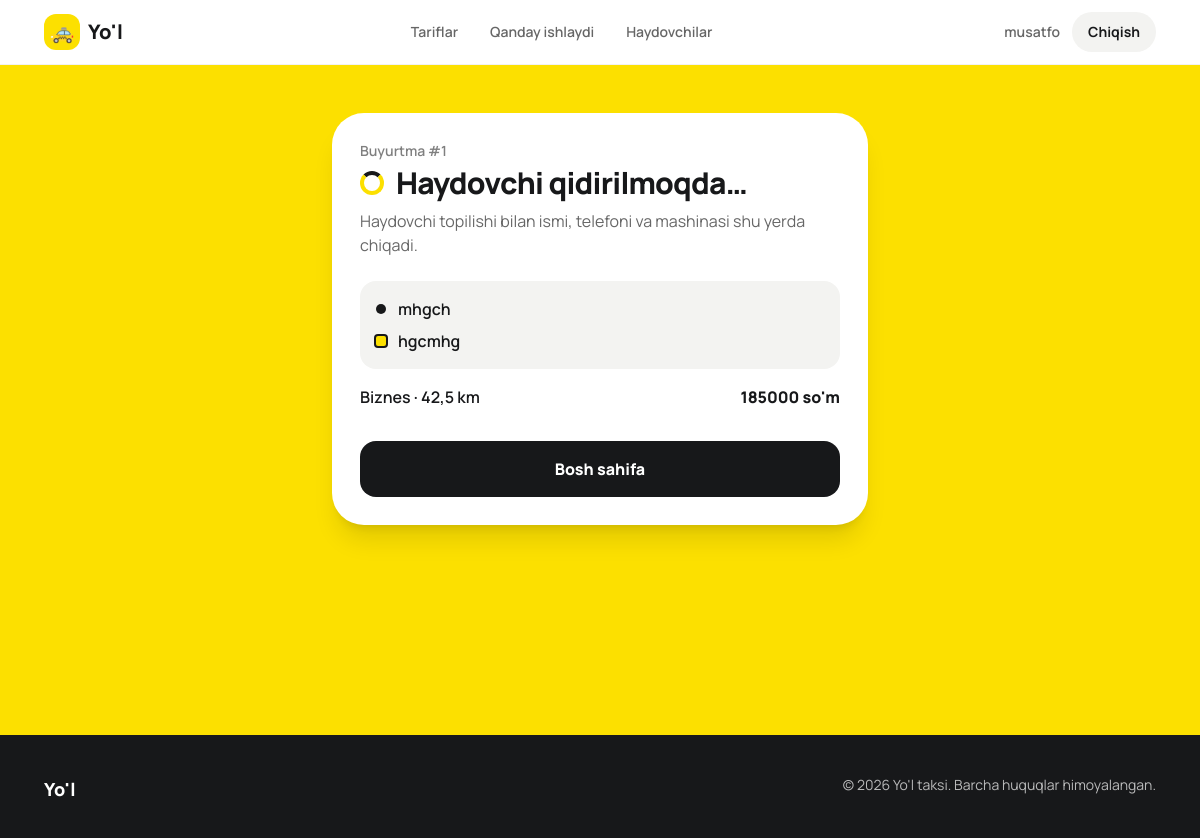
The page /order/1/ (signed in) on the database its author committed.
### taxi/models.py (models this page shows, shortened)
class Order(models.Model):
    class Status(models.TextChoices):
        NEW = "new", "Haydovchi qidirilmoqda"
        ASSIGNED = "assigned", "Haydovchi topildi"
        DONE = "done", "Bajarildi"
        CANCELED = "canceled", "Bekor qilindi"
    passenger = models.ForeignKey(settings.AUTH_USER_MODEL, null=True, blank=True, on_delete=models.SET_NULL,
                                  related_name="orders", verbose_name="Yo'lovchi")
    driver = models.ForeignKey(Profile, null=True, blank=True, on_delete=models.SET_NULL,
                               related_name="trips", verbose_name="Haydovchi", limit_choices_to={"role": "driver"})
    pickup = models.CharField("Qayerdan", max_length=200)
    dropoff = models.CharField("Qayerga", max_length=200)
    phone = models.CharField("Telefon", max_length=20)
    tariff = models.ForeignKey(Tariff, on_delete=models.PROTECT, related_name="orders", verbose_name="Tarif")
    distance_km = models.DecimalField("Masofa (km)", max_digits=5, decimal_places=1, default=5)
    price = models.PositiveIntegerField("Narx (so'm)", default=0)
    status = models.CharField(max_length=10, choices=Status.choices, default=Status.NEW)
    created_at = models.DateTimeField(auto_now_add=True)
    class Meta:
        ordering = ["-created_at"]
        verbose_name = "Buyurtma"
        verbose_name_plural = "Buyurtmalar"

class Tariff(models.Model):
    name = models.CharField("Nomi", max_length=40)
    description = models.CharField("Tavsif", max_length=120)
    seats = models.PositiveSmallIntegerField("O'rinlar", default=4)
    eta_min = models.PositiveSmallIntegerField("Kutish (daq.)", default=3)
    base_price = models.PositiveIntegerField("Boshlang'ich narx (so'm)")
    per_km = models.PositiveIntegerField("1 km narxi (so'm)")
    position = models.PositiveSmallIntegerField(default=0)
    class Meta:
        ordering = ["position"]
        verbose_name = "Tarif"
        verbose_name_plural = "Tariflar"

### taxi/views.py (the view)
# urls.py: path("order/<int:pk>/", views.order_detail, name="order_detail"),
@login_required
def order_detail(request, pk):
    o = get_object_or_404(Order.objects.select_related("driver__user", "tariff"), pk=pk)
    p = getattr(request.user, "profile", None)
    if not (request.user.is_staff or o.passenger_id == request.user.id or (p and o.driver_id == p.id)):
        raise Http404
    step = {"new": 0, "assigned": 1, "done": 2}.get(o.status, -1)
    steps = [("Buyurtma qabul qilindi", "Dispetcher haydovchi qidirmoqda"),
             ("Haydovchi topildi", "Haydovchi yo'lda va tez orada qo'ng'iroq qiladi"),
             ("Safar yakunlandi", "Yo'l bo'lsin!")]
    return render(request, "order_detail.html", {"order": o, "step": step, "steps": steps})

### taxi/context.py (called while the page is built)
def role(request):
    u = request.user
    if not u.is_authenticated:
        return {"role": "guest"}
    p = getattr(u, "profile", None)
    return {"role": p.role if p else "staff"}

### templates/order_detail.html (shortened to what this page needs)
{% extends "base.html" %}
{% block content %}
<main class="bg-sun min-h-[80vh]">
  <div class="max-w-xl mx-auto px-5 py-12">
    <div class="bg-white rounded-4xl p-7 shadow-xl shadow-black/10">
      <p class="text-sm font-semibold text-black/50">Buyurtma #{{ order.pk }}</p>
      {% if order.status == "canceled" %}
        <h1 class="mt-1 text-3xl font-extrabold tracking-tight">Buyurtma bekor qilindi</h1>
      {% else %}
        <div class="mt-1 flex items-center gap-3">
          <span class="w-6 h-6 rounded-full border-4 border-sun border-t-ink animate-spin" aria-hidden="true"></span>
          <h1 class="text-3xl font-extrabold tracking-tight">Haydovchi qidirilmoqda…</h1>
        </div>
        <p class="mt-2 text-black/60">Haydovchi topilishi bilan ismi, telefoni va mashinasi shu yerda chiqadi.</p>
      {% endif %}
      <div class="mt-6 rounded-2xl bg-mist p-4 space-y-2 font-semibold">
        <p class="flex items-center gap-3"><span class="w-2.5 h-2.5 rounded-full bg-ink"></span>{{ order.pickup }}</p>
        <p class="flex items-center gap-3"><span class="w-2.5 h-2.5 rounded-sm bg-sun ring-2 ring-ink"></span>{{ order.dropoff }}</p>
      </div>
      <p class="mt-4 flex justify-between font-semibold">
        <span>{{ order.tariff.name }} · {{ order.distance_km }} km</span>
        <span class="font-extrabold">{{ order.price }} so'm</span>
      </p>
      <a href="/" class="mt-8 block text-center rounded-2xl bg-ink text-white font-extrabold py-4 hover:bg-black">Bosh sahifa</a>
    </div>
  </div>
</main>
{% endblock %}

### templates/base.html (shortened to what this page needs)
<!doctype html>
<html lang="uz">
<head>
  <script src="https://cdn.tailwindcss.com"></script>
</head>
<body class="bg-white text-ink font-sans antialiased">
  <header class="sticky top-0 z-30 bg-white/90 backdrop-blur border-b border-black/5">
    <div class="max-w-6xl mx-auto px-5 h-16 flex items-center justify-between">
      <a href="/" class="flex items-center gap-2 font-extrabold text-xl">
        <span class="grid place-items-center w-9 h-9 rounded-xl bg-sun">🚕</span> Yo'l
      </a>
      <nav class="hidden md:flex gap-8 text-sm font-semibold text-black/60">
        <a href="#tariflar" class="hover:text-ink">Tariflar</a>
        <a href="#qanday" class="hover:text-ink">Qanday ishlaydi</a>
        <a href="#haydovchi" class="hover:text-ink">Haydovchilar</a>
      </nav>
      <div class="flex items-center gap-2">
        {% if user.is_authenticated %}
          <span class="hidden sm:inline text-sm font-semibold text-black/60 px-1">{{ user.first_name|default:user.username }}</span>
          <form method="post" action="{% url 'logout' %}">{% csrf_token %}<button class="rounded-full bg-mist text-sm font-bold px-4 py-2.5 hover:bg-black/10">Chiqish</button></form>
        {% else %}
          <a href="{% url 'login' %}" class="rounded-full text-sm font-bold px-4 py-2.5 hover:bg-mist">Kirish</a>
          <a href="{% url 'register' %}" class="rounded-full bg-ink text-white text-sm font-bold px-5 py-2.5 hover:bg-black">Ro'yxatdan o'tish</a>
        {% endif %}
      </div>
    </div>
  </header>
  {% block content %}{% endblock %}
  <footer class="bg-ink text-white/70 text-sm">
    <div class="max-w-6xl mx-auto px-5 py-10 flex flex-col md:flex-row gap-4 justify-between">
      <p class="font-extrabold text-white text-lg">Yo'l</p>
      <p>© {% now "Y" %} Yo'l taksi. Barcha huquqlar himoyalangan.</p>
    </div>
  </footer>
</body>
</html>

### templates/base.html (style rules this page uses)
html { scroll-behavior:smooth }

### rows shown on the page
Order: pk "1", pickup "mhgch", dropoff "hgcmhg", tariff.name "Biznes", distance_km "42,5", price "185000"

### other values the page prints
{{ user.first_name|default:user.username }} "musatfo"
